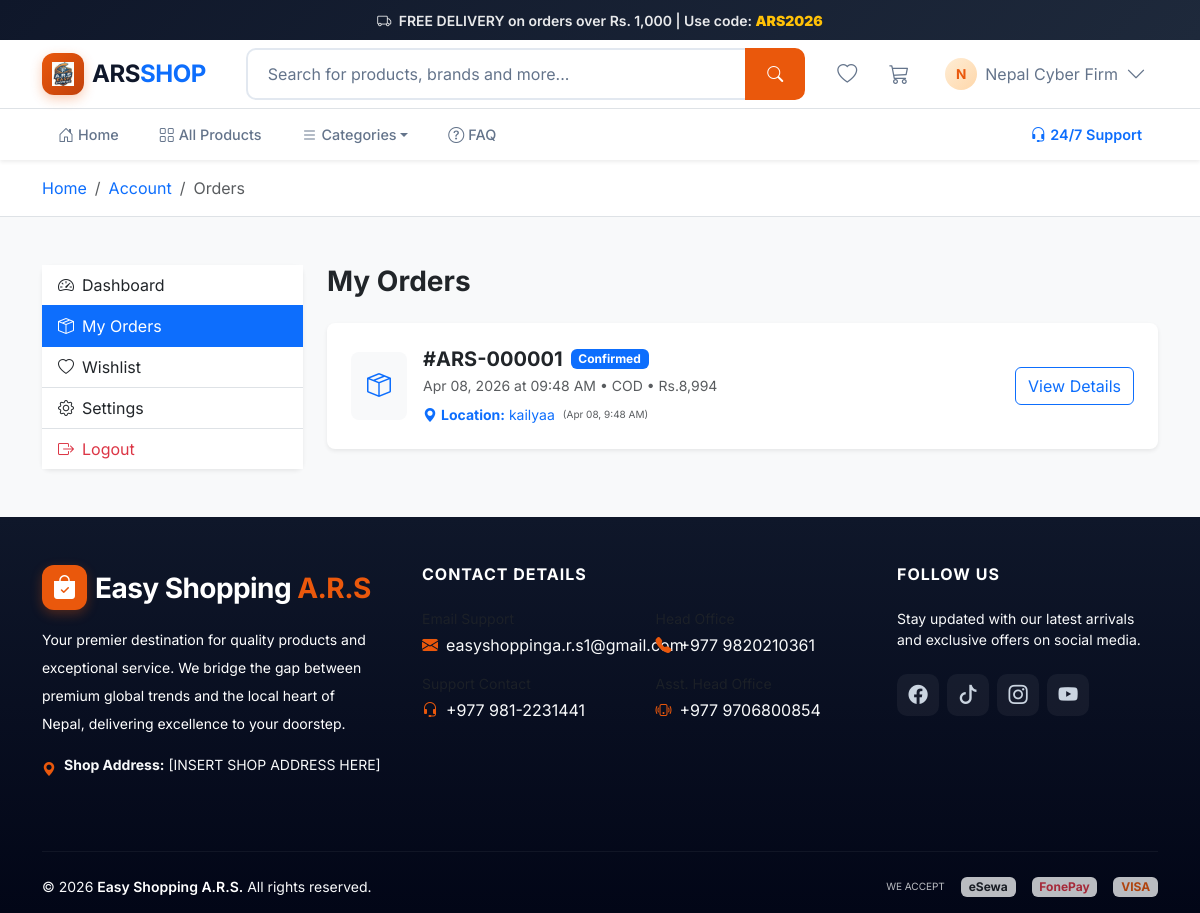
Page /orders.php (signed in) on the committed database.
### tables this page shows
CREATE TABLE `orders` (
  `id` int(11) NOT NULL AUTO_INCREMENT,
  `user_id` int(11) DEFAULT NULL,
  `total_amount` decimal(10,2) NOT NULL,
  `coupon_code` varchar(50) DEFAULT NULL,
  `discount_amount` decimal(10,2) DEFAULT 0.00,
  `payment_method` enum('COD','eSewa','BankQR') NOT NULL,
  `payment_status` enum('Pending','Paid','Failed') DEFAULT 'Pending',
  `delivery_status` enum('Pending','Confirmed','Shipped','Delivered','Cancelled') DEFAULT 'Pending',
  `current_location` varchar(255) DEFAULT 'Preparing for shipment',
  `location_updated_at` timestamp NULL DEFAULT NULL,
  `transaction_id` varchar(100) DEFAULT NULL,
  `payment_proof` varchar(255) DEFAULT NULL,
  `address` text DEFAULT NULL,
  `notes` text DEFAULT NULL,
  `created_at` timestamp NULL DEFAULT current_timestamp(),
  PRIMARY KEY (`id`),
  KEY `user_id` (`user_id`),
  CONSTRAINT `orders_ibfk_1` FOREIGN KEY (`user_id`) REFERENCES `users` (`id`)
);

### includes/functions.php (called while the page is built, shortened)
<?php
function formatPrice($price) {
    return CURRENCY . number_format((float)$price, 0);
}

### orders.php (the view, shortened to what this page needs)
<?php
require_once __DIR__ . '/includes/functions.php';
try {
    $user_id = $_SESSION['user_id'];
    $stmt = $pdo->prepare("SELECT * FROM orders WHERE user_id = ? ORDER BY created_at DESC");
    $stmt->execute([$user_id]);
    $all_orders = $stmt->fetchAll();
} catch (PDOException $e) {
    die("Orders Error: " . $e->getMessage());
}
require_once __DIR__ . '/includes/header-bootstrap.php';
?>
<section class="bg-white border-bottom py-3">
    <div class="container">
        <nav aria-label="breadcrumb">
            <ol class="breadcrumb mb-0">
                <li class="breadcrumb-item"><a href="index.php" class="text-decoration-none">Home</a></li>
                <li class="breadcrumb-item"><a href="dashboard.php" class="text-decoration-none">Account</a></li>
                <li class="breadcrumb-item active" aria-current="page">Orders</li>
            </ol>
        </nav>
    </div>
</section>
<section class="py-4 py-md-5">
    <div class="container">
        <div class="row g-4">
            <div class="col-lg-3">
                <div class="card border-0 shadow-sm rounded-3 sticky-top" style="top: 100px;">
                    <div class="card-body p-0">
                        <div class="list-group list-group-flush rounded-0">
                            <a href="dashboard.php" class="list-group-item list-group-item-action">
                                <i class="bi bi-speedometer2 me-2"></i>Dashboard
                            </a>
                            <a href="orders.php" class="list-group-item list-group-item-action active">
                                <i class="bi bi-box-seam me-2"></i>My Orders
                            </a>
                            <a href="wishlist.php" class="list-group-item list-group-item-action">
                                <i class="bi bi-heart me-2"></i>Wishlist
                            </a>
                            <a href="#" class="list-group-item list-group-item-action">
                                <i class="bi bi-gear me-2"></i>Settings
                            </a>
                            <a href="auth/logout.php" class="list-group-item list-group-item-action text-danger">
                                <i class="bi bi-box-arrow-right me-2"></i>Logout
                            </a>
                        </div>
                    </div>
                </div>
            </div>
            <div class="col-lg-9">
                <h3 class="fw-bold mb-4">My Orders</h3>
                <?php if(empty($all_orders)): ?>
                    <div class="card border-0 shadow-sm rounded-3 text-center py-5">
                        <div class="card-body py-5">
                            <i class="bi bi-box-seam display-1 text-muted opacity-25"></i>
                            <h4 class="mt-4 mb-2">No orders yet</h4>
                            <p class="text-muted mb-4">Start shopping to see your orders here.</p>
                            <a href="shop.php" class="btn btn-primary px-4">
                                <i class="bi bi-bag me-2"></i>Start Shopping
                            </a>
                        </div>
                    </div>
                <?php else: ?>
                    <div class="row g-3">
                        <?php foreach($all_orders as $order): ?>
                            <?php
                            $status_class = match($order['delivery_status']) {
                                'Delivered' => 'success',
                                'Shipped' => 'info',
                                'Confirmed' => 'primary',
                                'Cancelled' => 'danger',
                                default => 'warning'
                            };
                            ?>
                            <div class="col-12">
                                <div class="card border-0 shadow-sm rounded-3">
                                    <div class="card-body p-4">
                                        <div class="row align-items-center g-3">
                                            <div class="col-auto">
                                                <div class="bg-light rounded-3 p-3">
                                                    <i class="bi bi-box-seam text-primary fs-4"></i>
                                                </div>
                                            </div>
                                            <div class="col">
                                                <div class="d-flex flex-wrap align-items-center gap-2">
                                                    <a href="order-details.php?id=<?= $order['id'] ?>" class="text-decoration-none fw-bold h5 mb-0">
                                                        #ARS-<?= str_pad($order['id'], 6, '0', STR_PAD_LEFT) ?>
                                                    </a>
                                                    <span class="badge bg-<?= $status_class ?>"><?= $order['delivery_status'] ?></span>
                                                </div>
                                                <p class="text-muted small mb-0 mt-1">
                                                    <?= date('M d, Y \a\t h:i A', strtotime($order['created_at'])) ?>
                                                    • <?= $order['payment_method'] ?>
                                                    • <?= formatPrice($order['total_amount']) ?>
                                                </p>
                                                <?php if(!empty($order['current_location'])): ?>
                                                    <div class="mt-2 text-primary small d-flex align-items-center">
                                                        <i class="bi bi-geo-alt-fill me-1"></i>
                                                        <strong>Location:</strong> <span class="ms-1"><?= htmlspecialchars($order['current_location']) ?></span>
                                                        <span class="ms-2 text-muted" style="font-size: 10px;">(<?= $order['location_updated_at'] ? date('M d, g:i A', strtotime($order['location_updated_at'])) : date('M d, g:i A', strtotime($order['created_at'])) ?>)</span>
                                                    </div>
                                                <?php endif; ?>
                                            </div>
                                            <div class="col-auto">
                                                <a href="order-details.php?id=<?= $order['id'] ?>" class="btn btn-outline-primary">
                                                    View Details
                                                </a>
                                            </div>
                                        </div>
                                    </div>
                                </div>
                            </div>
                        <?php endforeach; ?>
                    </div>
                <?php endif; ?>
            </div>
        </div>
    </div>
</section>
<?php require_once __DIR__ . '/includes/footer-bootstrap.php'; ?>

### rows in the picture
orders: id "000001", delivery_status "Confirmed", created_at "Apr 08, 2026 at 09:48 AM", payment_method "COD", total_amount "Rs.8,994", current_location "kailyaa", created_at "Apr 08, 9:48 AM"

### other values in the picture
substr($_SESSION['user_name'] ?? 'U', 0, 1) "N"
$_SESSION['user_name'] "Nepal Cyber Firm"
